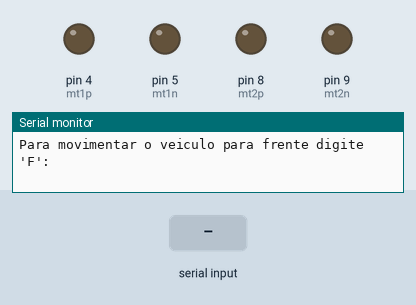
The sketch below on a simulated Arduino Uno, built with avr-gcc and run on an emulated ATmega328P. Shown: output pins drawn as LEDs (lit = HIGH), the last lines printed to the serial monitor. The test bench sets the inputs (shaded band).

Above: at 1.2 s.
1.3 s: "F" received over Serial
At 3.5 s:
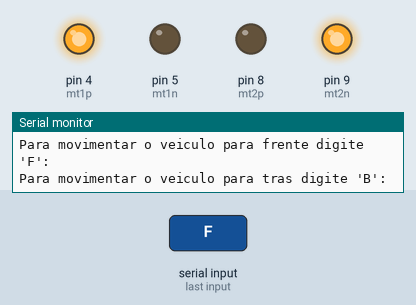
3.8 s: "B" received over Serial
At 5.5 s:
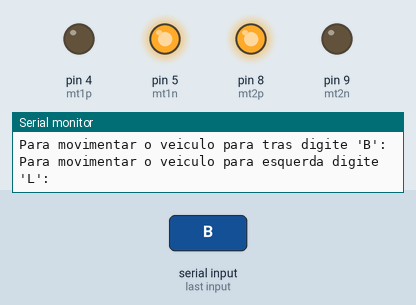
6.3 s: "L" received over Serial
At 8.5 s:
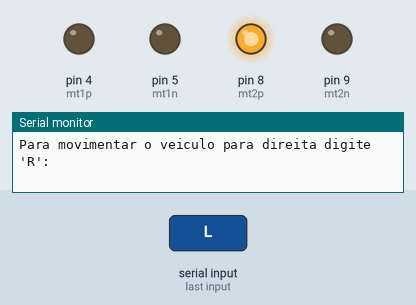
8.8 s: "R" received over Serial
At 10.5 s:
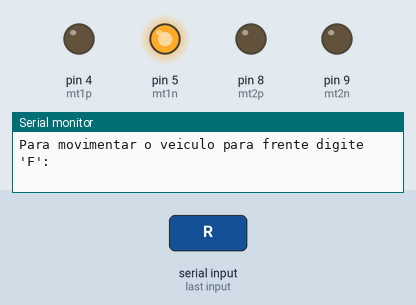
Timing chart, 0 to 12.0 s (numbered marks = the images above; inputs shaded):
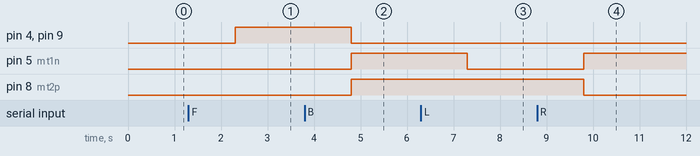

The sketch:

cte_codigo_agv_arduino.ino
```cpp
int mt1p = 4;
int mt1n = 5;
int mt2p = 8;
int mt2n = 9;

String foward, backward, left, right;


void setup() {
  Serial.begin(9600);
  pinMode(mt1p, OUTPUT);
  pinMode(mt1n, OUTPUT);
  pinMode(mt2p, OUTPUT);
  pinMode(mt2n, OUTPUT);
  digitalWrite(mt1p, LOW);
  digitalWrite(mt1n, LOW);
  digitalWrite(mt2p, LOW);
  digitalWrite(mt2n, LOW);
}

void loop() {
  Serial.println("Para movimentar o veiculo para frente digite 'F': ");
  while(Serial.available() == 0);
  foward = Serial.readString();

  if(foward == "F"){
    digitalWrite(mt1p, HIGH);
    digitalWrite(mt1n, LOW);
    digitalWrite(mt2n, HIGH);
    digitalWrite(mt2p, LOW);
  }

  Serial.println("Para movimentar o veiculo para tras digite 'B': ");
  while(Serial.available() == 0);
  backward = Serial.readString();

  if(backward == "B"){
    digitalWrite(mt1p, LOW);
    digitalWrite(mt1n, HIGH);
    digitalWrite(mt2n, LOW);
    digitalWrite(mt2p, HIGH);
  }

    Serial.println("Para movimentar o veiculo para esquerda digite 'L': ");
  while(Serial.available() == 0);
  left = Serial.readString();

  if(left == "L"){
    digitalWrite(mt1p, LOW);
    digitalWrite(mt1n, LOW);
    digitalWrite(mt2n, LOW);
    digitalWrite(mt2p, HIGH);
  }


  Serial.println("Para movimentar o veiculo para direita digite 'R': ");
  while(Serial.available() == 0);
  right = Serial.readString();

  if(right == "R"){
    digitalWrite(mt1p, LOW);
    digitalWrite(mt1n, HIGH);
    digitalWrite(mt2n, LOW);
    digitalWrite(mt2p, LOW);
  }


}
```

Measured:
- after the input at 1.3 s, pin 4 (mt1p), pin 9 (mt2n): LOW → HIGH after 1.0 s
- after the input at 3.8 s, pin 4 (mt1p), pin 9 (mt2n): HIGH → LOW after 1.0 s; pin 5 (mt1n), pin 8 (mt2p): LOW → HIGH after 1.0 s
- after the input at 6.3 s, pin 5 (mt1n): HIGH → LOW after 1.0 s
- after the input at 8.8 s, pin 5 (mt1n): LOW → HIGH after 1.0 s; pin 8 (mt2p): HIGH → LOW after 1.0 s
